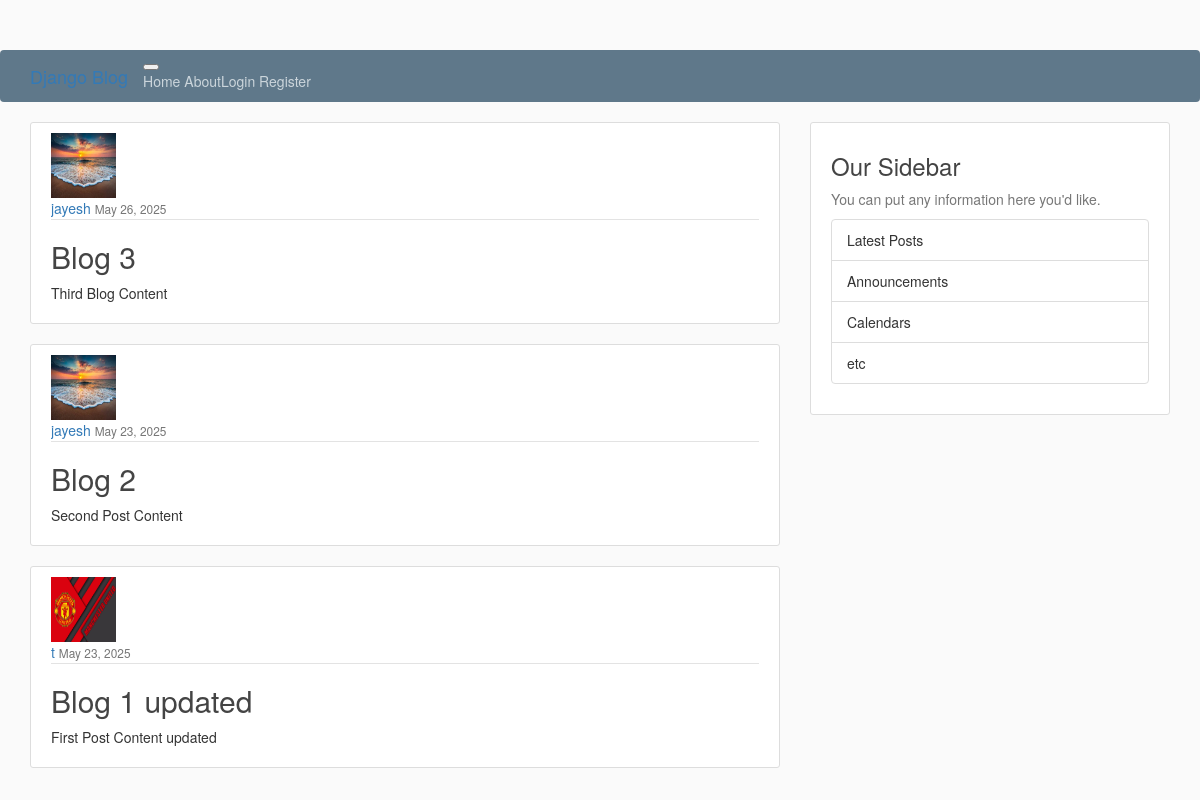
The app's page /, older data.
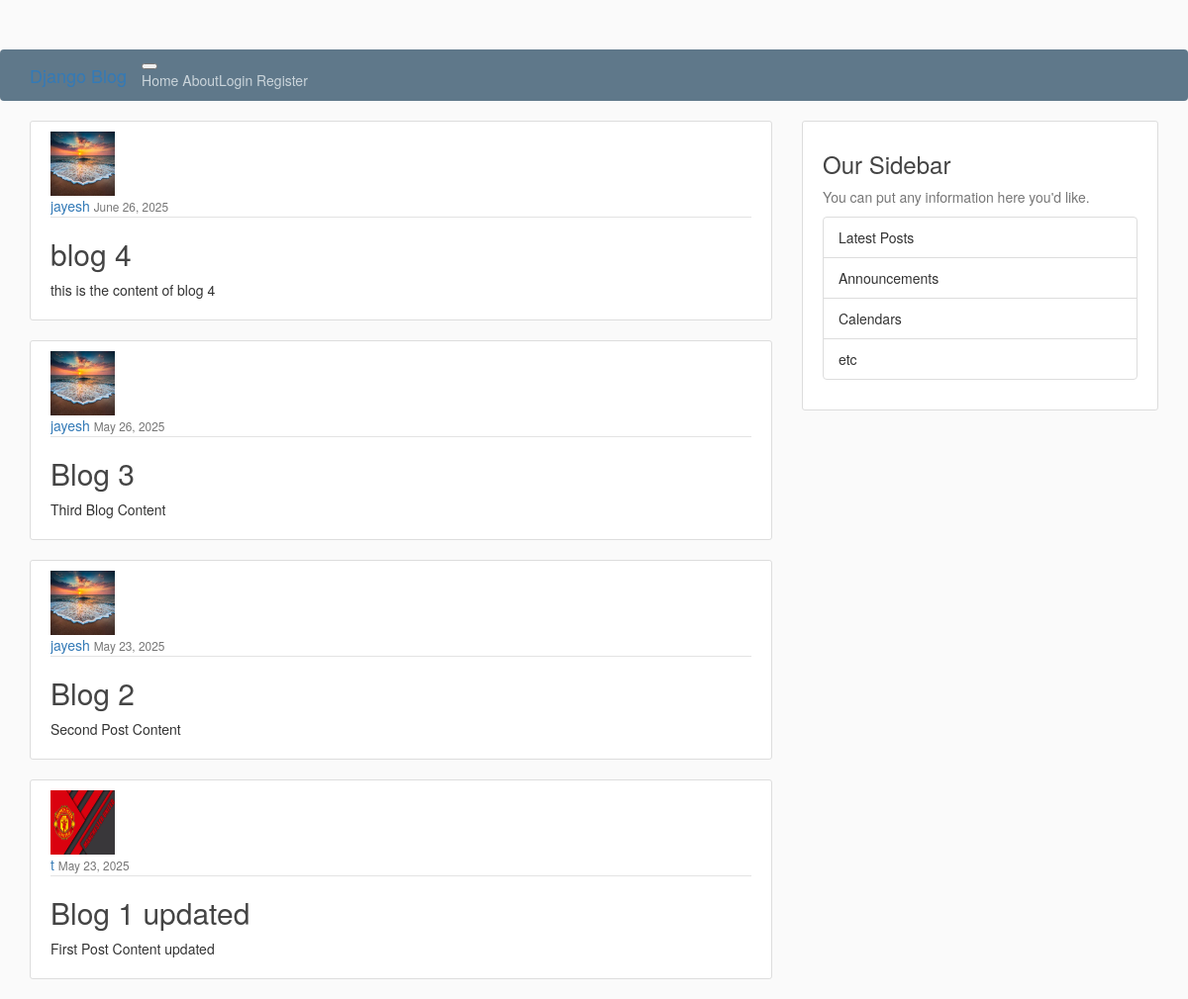
The same page, newer data.
### blog/models.py (models this page shows, shortened)
class Post(models.Model):
    title=models.CharField(max_length=100)
    content=models.TextField()
    date_posted=models.DateTimeField(default=timezone.now)
    author=models.ForeignKey(User,on_delete=models.CASCADE)

### user/models.py (models this page shows, shortened)
class Profile(models.Model):
    user=models.OneToOneField(User,on_delete=models.CASCADE)
    image=models.ImageField(default='default.jpg',upload_to='profile_pics')

### blog/views.py (the view)
# urls.py: path('',PostListView.as_view() ,name='blog-home'),
class PostListView(ListView):
    model=Post
    template_name='blog/home.html'         #<app>/<model>_<viewtype>.html
    context_object_name='posts'
    ordering=['-date_posted']
    paginate_by=5

### blog/templates/blog/home.html
{% extends 'blog/base.html' %}
{% block content%}
    {% for post in posts %}
        <article class="media content-section">
            <img class="rounded-circle article-img" src="{{post.author.profile.image.url}}">
            <div class="media-body">
                <div class="article-metadata">
                <a class="mr-2" href="#">{{ post.author }}</a>
                <small class="text-muted">{{ post.date_posted|date:"F d, Y" }}</small>
                </div>
                <h2><a class="article-title" href="{% url 'post-detail' post.id %}">{{ post.title }}</a></h2>
                <p class="article-content">{{ post.content }}</p>
            </div>
        </article>
    {% endfor %}
{% endblock content %}

Row changes from the older to the newer data that the page shows:
added Post: author.profile.image (picture), author "jayesh", date_posted "June 26, 2025", title "blog 4", content "this is the content of blog 4"
